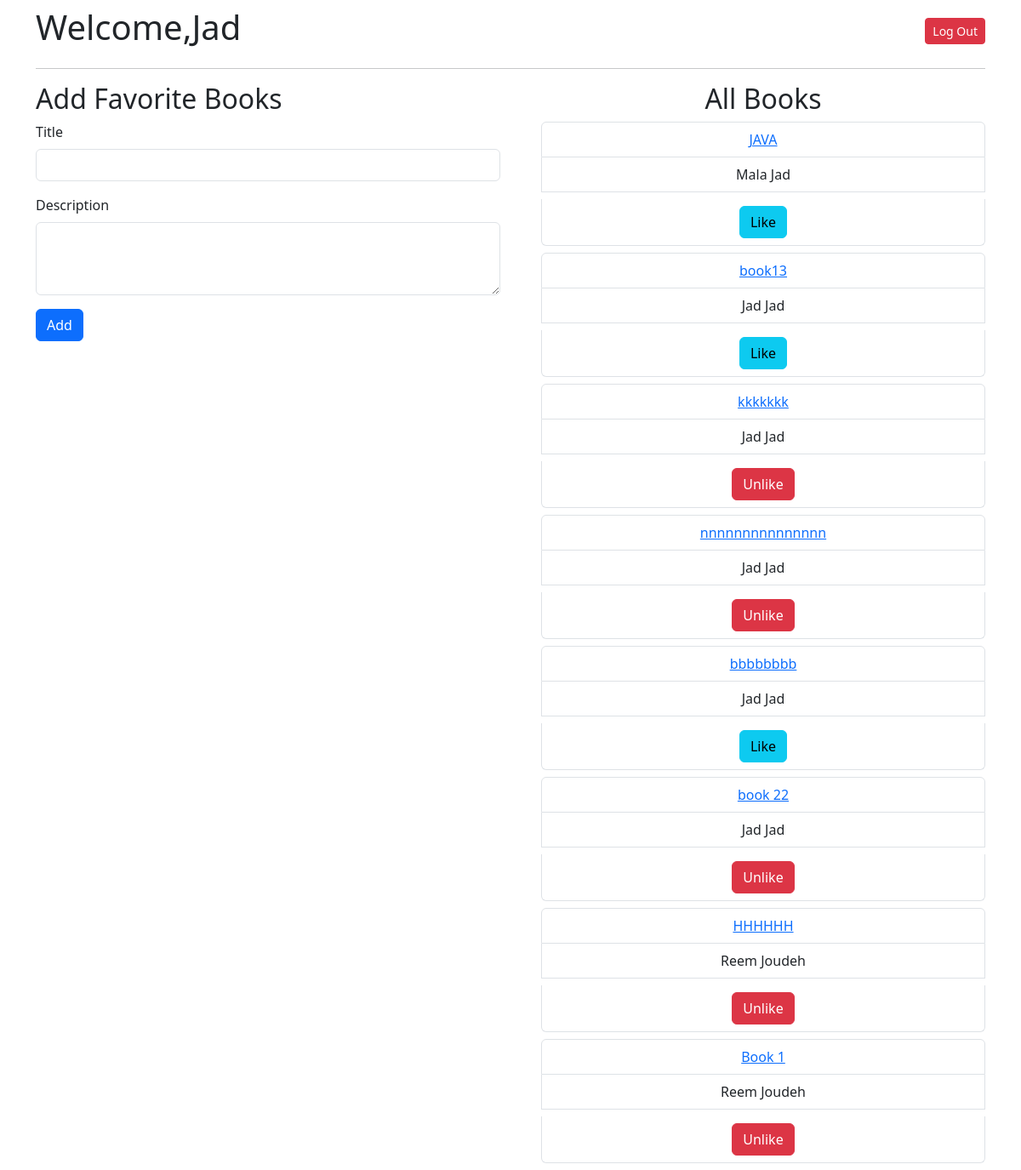
The app's page /books (signed in) with its own data.
### app_favorite_books/models.py (models this page shows)
class User(models.Model):
    first_name = models.CharField(max_length=45)
    last_name = models.CharField(max_length=45)
    email = models.CharField(max_length=45)
    password = models.CharField(max_length=225)
    created_at =models.DateTimeField(auto_now_add=True)
    updated_at = models.DateTimeField(auto_now=True)
    objects = UserManager()

class Book(models.Model):
    title = models.CharField(max_length=255)
    desc = models.TextField()
    created_at =models.DateTimeField(auto_now_add=True)
    updated_at = models.DateTimeField(auto_now=True)
    uploaded_by = models.ForeignKey(User,related_name='books_uploaded',on_delete=models.CASCADE)
    users_who_like = models.ManyToManyField(User,related_name='liked_books')
    objects = BookManager()

### app_favorite_books/views.py (the view)
# urls.py: path('books',views.books),
def books(request):
  if 'user_id' not in request.session:
      return redirect('/')
  else:
      context = {
          'user': get_user(request.session),
          'books': get_books(),
      }
  return render(request, 'add_book.html',context)

### app_favorite_books/models.py (called while the page is built)
def get_user(session):
    return User.objects.get(id=session['user_id'])

def get_books():
    return Book.objects.all()

### app_favorite_books/templates/add_book.html (shortened to what this page needs)
<!doctype html>
<html lang="en">
  <head>
    <link href="https://cdn.jsdelivr.net/npm/bootstrap@5.3.3/dist/css/bootstrap.min.css" rel="stylesheet">
  </head>
  <body>
    <div class="container ">
      <div class="d-flex justify-content-between align-items-center my-2">
        <h1>Welcome,{{user.first_name}}</h1>
        <form action="/logout" method="post">
            <input type="submit" value="Log Out" class="btn btn-sm btn-danger">
        </form>
        </div>
      <hr>
      <div class="row">
        <div class="col-lg-6">
          <h2>Add Favorite Books</h2>
          <form action="/add_book" method="post">
            <div class="mb-3">
              <label for="title" class="form-label">Title</label>
              <input type="text" class="form-control" id="title" name="title">
            </div>
            <div class="mb-3">
              <label for="description" class="form-label">Description</label>
              <textarea class="form-control" id="desc" name="desc" rows="3"></textarea>
            </div>
            <input type="submit" value="Add" class="btn btn btn-primary">
          </form>
        </div>
        <div class="col ms-4 text-center">
          <h2>All Books</h2>
            {% for book in books reversed%}
            <ul class="list-group ">
              <li class="list-group-item"><a href="/books/{{book.id}}">{{book.title}}</a></li>
              <li class="list-group-item">{{book.uploaded_by.first_name}} {{book.uploaded_by.last_name}}</li>
              <li class="list-group-item my-2">
              {% if book in user.liked_books.all %}
              <form action="/remove_favorite/{{ book.id }}" method="post">
                <input class="btn btn-danger" type="submit" value="Unlike">
            </form>
            {% else %}
                  <form action="/add_favorite/{{ book.id }}" method="post">
                      <input class="btn btn-info" type="submit" value="Like">
                  </form>
              {% endif %}
            </li>
              </ul>
            {% endfor %}
        </div>
      </div>
    </div>
  </body>
</html>

### records on screen
User: first_name "Jad"
Book: title "JAVA", uploaded_by.first_name "Mala", uploaded_by.last_name "Jad"
Book: title "book13", uploaded_by.first_name "Jad", uploaded_by.last_name "Jad"
Book: title "kkkkkkk", uploaded_by.first_name "Jad", uploaded_by.last_name "Jad"
Book: title "nnnnnnnnnnnnnnn", uploaded_by.first_name "Jad", uploaded_by.last_name "Jad"
Book: title "bbbbbbbb", uploaded_by.first_name "Jad", uploaded_by.last_name "Jad"
Book: title "book 22", uploaded_by.first_name "Jad", uploaded_by.last_name "Jad"
Book: title "HHHHHH", uploaded_by.first_name "Reem", uploaded_by.last_name "Joudeh"
Book: title "Book 1", uploaded_by.first_name "Reem", uploaded_by.last_name "Joudeh"
